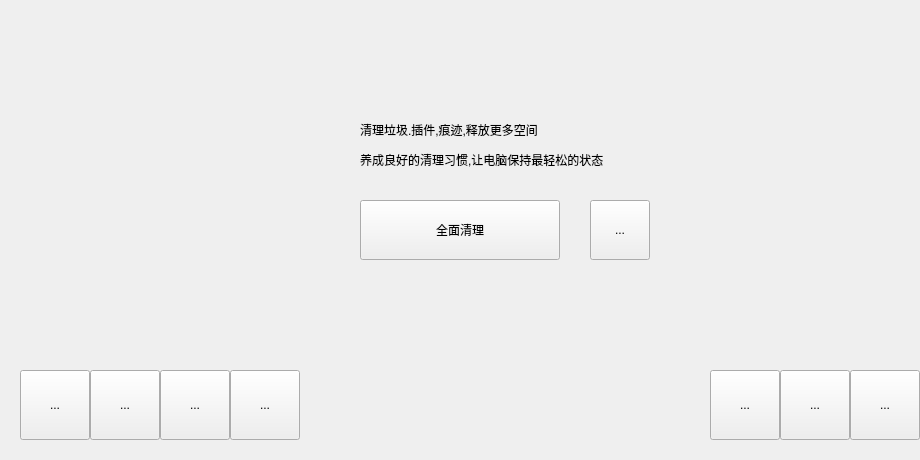
<?xml version="1.0" encoding="UTF-8"?>
<ui version="4.0">
    <class>ClearWidget</class>
    <widget class="QWidget" name="ClearWidget">
        <property name="geometry">
            <rect>
                <x>0</x>
                <y>0</y>
                <width>920</width>
                <height>460</height>
            </rect>
        </property>
        <property name="windowTitle">
            <string>Form</string>
        </property>
        <widget class="QWidget" name="home" native="true">
            <property name="geometry">
                <rect>
                    <x>0</x>
                    <y>0</y>
                    <width>920</width>
                    <height>460</height>
                </rect>
            </property>
            <widget class="QLabel" name="subtitle">
                <property name="geometry">
                    <rect>
                        <x>360</x>
                        <y>150</y>
                        <width>400</width>
                        <height>20</height>
                    </rect>
                </property>
                <property name="text">
                    <string>养成良好的清理习惯,让电脑保持最轻松的状态</string>
                </property>
            </widget>
            <widget class="QPushButton" name="roundButton">
                <property name="geometry">
                    <rect>
                        <x>360</x>
                        <y>200</y>
                        <width>200</width>
                        <height>60</height>
                    </rect>
                </property>
                <property name="text">
                    <string>全面清理</string>
                </property>
            </widget>
            <widget class="QWidget" name="iconWidget" native="true">
                <property name="geometry">
                    <rect>
                        <x>110</x>
                        <y>90</y>
                        <width>190</width>
                        <height>190</height>
                    </rect>
                </property>
            </widget>
            <widget class="QLabel" name="title">
                <property name="geometry">
                    <rect>
                        <x>360</x>
                        <y>110</y>
                        <width>400</width>
                        <height>40</height>
                    </rect>
                </property>
                <property name="text">
                    <string>清理垃圾.插件,痕迹,释放更多空间</string>
                </property>
            </widget>
            <widget class="QToolButton" name="tb6">
                <property name="geometry">
                    <rect>
                        <x>710</x>
                        <y>370</y>
                        <width>70</width>
                        <height>70</height>
                    </rect>
                </property>
                <property name="text">
                    <string>...</string>
                </property>
            </widget>
            <widget class="QToolButton" name="tb7">
                <property name="geometry">
                    <rect>
                        <x>780</x>
                        <y>370</y>
                        <width>70</width>
                        <height>70</height>
                    </rect>
                </property>
                <property name="text">
                    <string>...</string>
                </property>
            </widget>
            <widget class="QToolButton" name="tb8">
                <property name="geometry">
                    <rect>
                        <x>850</x>
                        <y>370</y>
                        <width>70</width>
                        <height>70</height>
                    </rect>
                </property>
                <property name="text">
                    <string>...</string>
                </property>
            </widget>
            <widget class="QToolButton" name="tb1">
                <property name="geometry">
                    <rect>
                        <x>590</x>
                        <y>200</y>
                        <width>60</width>
                        <height>60</height>
                    </rect>
                </property>
                <property name="text">
                    <string>...</string>
                </property>
            </widget>
            <widget class="QToolButton" name="tb2">
                <property name="geometry">
                    <rect>
                        <x>20</x>
                        <y>370</y>
                        <width>70</width>
                        <height>70</height>
                    </rect>
                </property>
                <property name="text">
                    <string>...</string>
                </property>
            </widget>
            <widget class="QToolButton" name="tb3">
                <property name="geometry">
                    <rect>
                        <x>90</x>
                        <y>370</y>
                        <width>70</width>
                        <height>70</height>
                    </rect>
                </property>
                <property name="text">
                    <string>...</string>
                </property>
            </widget>
            <widget class="QToolButton" name="tb4">
                <property name="geometry">
                    <rect>
                        <x>160</x>
                        <y>370</y>
                        <width>70</width>
                        <height>70</height>
                    </rect>
                </property>
                <property name="text">
                    <string>...</string>
                </property>
            </widget>
            <widget class="QToolButton" name="tb5">
                <property name="geometry">
                    <rect>
                        <x>230</x>
                        <y>370</y>
                        <width>70</width>
                        <height>70</height>
                    </rect>
                </property>
                <property name="text">
                    <string>...</string>
                </property>
            </widget>
        </widget>
        <widget class="QWidget" name="background" native="true">
            <property name="geometry">
                <rect>
                    <x>0</x>
                    <y>0</y>
                    <width>920</width>
                    <height>460</height>
                </rect>
            </property>
        </widget>
        <zorder>background</zorder>
        <zorder>home</zorder>
    </widget>
    <resources/>
    <connections/>
</ui>
